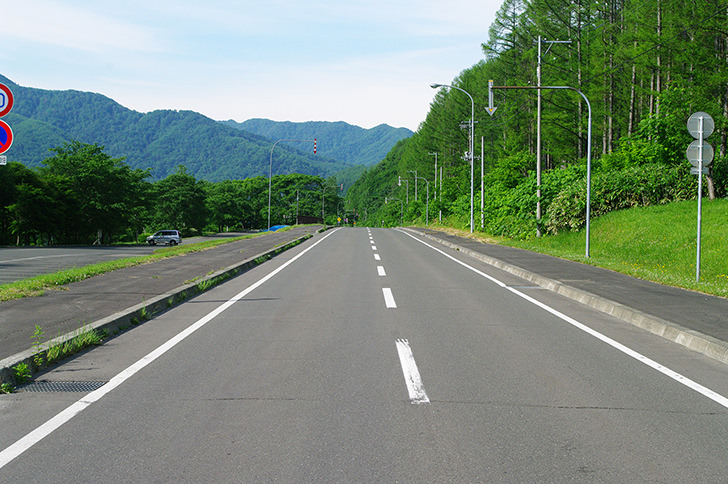
//> input picture step3/image.jpg, 728 x 484 px
$ ./main   (built with g++ and OpenCV 4)
//> lines starting //> are read from the running program, lines starting //| are printed output that depends on the picture; after the words box and inside, x2 and y2 are one past the last pixel; in counts of white or black regions, pixels touching at a corner belong together
#include <opencv2/opencv.hpp>

int main() {
  // image.pngをimgに代入
  cv::Mat img = cv::imread("../image.jpg");
//> img is the input picture: 484 rows x 728 cols, CV_8UC3; mean B, G, R 121.4, 137.6, 121.6

  // Canny法によるエッジ検出
  cv::Mat img_canny;
  cv::Canny(img, img_canny, 500.0, 700.0);
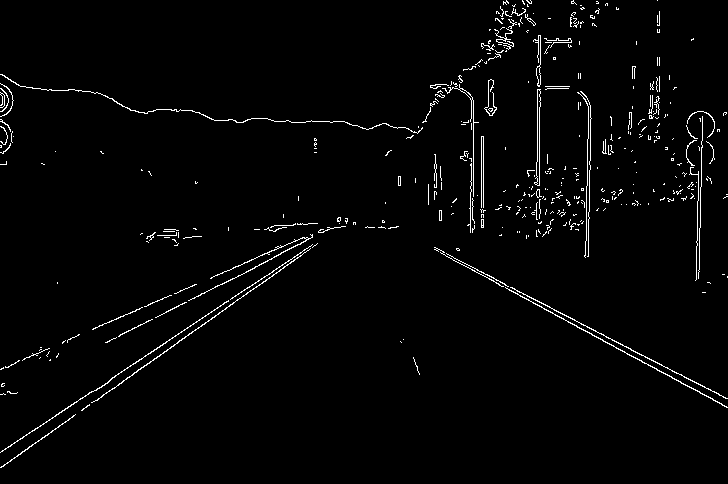
//> img_canny: 484 rows x 728 cols, CV_8UC1; 2.1% white in thin lines or dots

  // img_cannyの表示
  cv::imshow("img_canny", img_canny);

  // キーが押されるまで待機
  cv::waitKey(0);

  // ハフ変換
  std::vector<cv::Vec2f> lines;
  cv::HoughLines(img_canny, lines, 0.5, CV_PI / 360, 80);
//> lines = 20 lines (rho, theta), first 12: [376.5, 0.99], [338, 1.16], [18.5, 2.05], [11.5, 2.07], [382, 0.96], [381.5, 0.95], [539, 0], [24.5, 2.04], [353, 1.1], [473, 0], [17.5, 2.06], [537, 0]

  std::vector<cv::Vec2f>::iterator it = lines.begin();
  for (; it != lines.end(); ++it) {
    float rho = (*it)[0], theta = (*it)[1];
    cv::Point pt1, pt2;
    double a = cos(theta), b = sin(theta);
    double x0 = a * rho, y0 = b * rho;
    pt1.x = cv::saturate_cast<int>(x0 + 1000 * (-b));
    pt1.y = cv::saturate_cast<int>(y0 + 1000 * (a));
    pt2.x = cv::saturate_cast<int>(x0 - 1000 * (-b));
    pt2.y = cv::saturate_cast<int>(y0 - 1000 * (a));
    // 直線描画
    cv::line(img, pt1, pt2, cv::Scalar(0, 0, 255), 3, cv::LINE_AA);
  }
//> this loop made 20 passes
//> (rho, theta, a, b, x0, y0) on passes 1 to 12: (376.5, 0.986, 0.552, 0.834, 207.8, 314), (338, 1.16, 0.399, 0.917, 134.8, 310), (18.5, 2.05, -0.462, 0.887, -8.54, 16.41), (11.5, 2.07, -0.477, 0.879, -5.49, 10.11), (382, 0.96, 0.574, 0.819, 219.1, 312.9), (381.5, 0.951, 0.581, 0.814, 221.5, 310.6), (539, 0, 1, 0, 539, 0), (24.5, 2.04, -0.454, 0.891, -11.12, 21.83), (353, 1.1, 0.454, 0.891, 160.3, 314.5), (473, 0, 1, 0, 473, 0), (17.5, 2.06, -0.469, 0.883, -8.22, 15.45), (537, 0, 1, 0, 537, 0)
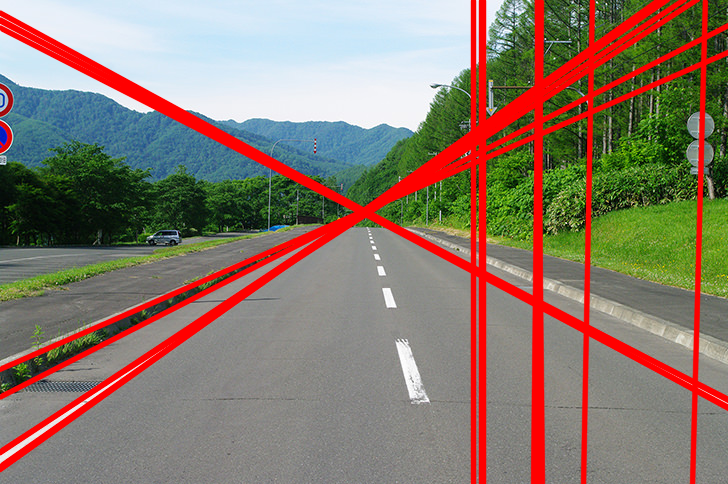
//> img: 484 rows x 728 cols, CV_8UC3; 14.46% of pixels changed, all inside (x1, y1, x2, y2) = (0, 0, 728, 484)

  // imgの表示
  cv::imshow("img", img);

  // キーが押されるまで待機
  cv::waitKey(0);

  return 0;
}
